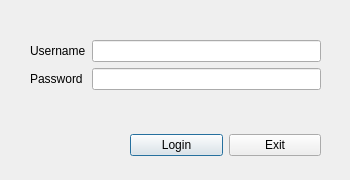
<?xml version="1.0" encoding="UTF-8"?>
<ui version="4.0">
 <class>UserLogin</class>
 <widget class="QDialog" name="UserLogin">
  <property name="geometry">
   <rect>
    <x>0</x>
    <y>0</y>
    <width>350</width>
    <height>180</height>
   </rect>
  </property>
  <property name="windowTitle">
   <string>Dialog</string>
  </property>
  <widget class="QWidget" name="formLayoutWidget">
   <property name="geometry">
    <rect>
     <x>30</x>
     <y>40</y>
     <width>291</width>
     <height>52</height>
    </rect>
   </property>
   <layout class="QFormLayout" name="loginFields">
    <property name="fieldGrowthPolicy">
     <enum>QFormLayout::AllNonFixedFieldsGrow</enum>
    </property>
    <item row="0" column="0">
     <widget class="QLabel" name="usernameLabel">
      <property name="text">
       <string>Username</string>
      </property>
     </widget>
    </item>
    <item row="0" column="1">
     <widget class="QLineEdit" name="usernameLineEdit"/>
    </item>
    <item row="1" column="0">
     <widget class="QLabel" name="passwordLabel">
      <property name="text">
       <string>Password</string>
      </property>
     </widget>
    </item>
    <item row="1" column="1">
     <widget class="QLineEdit" name="passwordLineEdit"/>
    </item>
   </layout>
  </widget>
  <widget class="QWidget" name="horizontalLayoutWidget">
   <property name="geometry">
    <rect>
     <x>130</x>
     <y>130</y>
     <width>191</width>
     <height>31</height>
    </rect>
   </property>
   <layout class="QHBoxLayout" name="buttonLayout">
    <item>
     <widget class="QPushButton" name="loginButton">
      <property name="text">
       <string>Login</string>
      </property>
     </widget>
    </item>
    <item>
     <widget class="QPushButton" name="exitButton">
      <property name="text">
       <string>Exit</string>
      </property>
     </widget>
    </item>
   </layout>
  </widget>
 </widget>
 <resources/>
 <connections/>
</ui>
